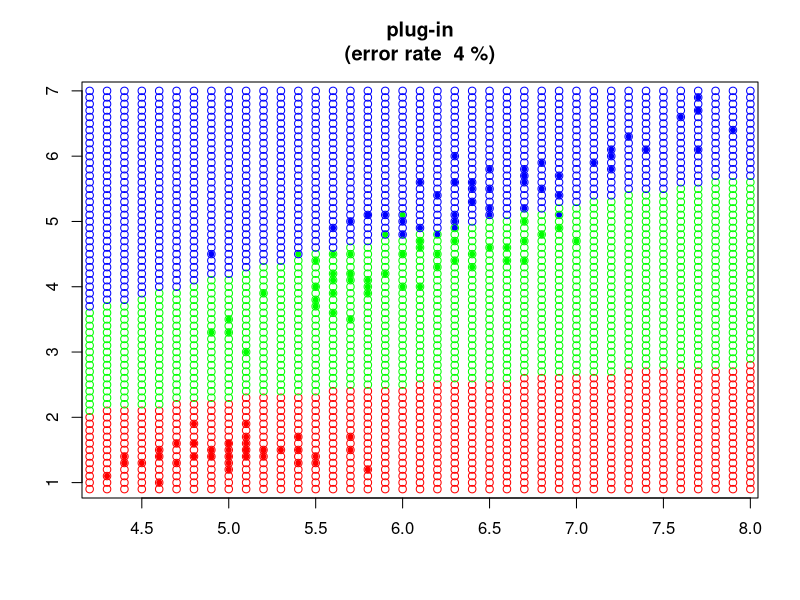

R code for this plot:
#Павлюков В.В. 401и
#source("plug_in.R")
#Для классификации нужны:
#обучающая выборка
D_to_M=function(D){
  n=dim(D)[1]
  m=dim(D)[2]
  M=matrix(0,n,m)
  for(i in 1:n){
    for(j in 1:m){
      M[i,j]=D[i,j]
    }
  }
  M
}
Xl = D_to_M(iris)#ирисы фишера: обучающая выборка
N = c(1,3)#вектор признаков, содержит номера признаков учавствующих в обучении
Xl = Xl[,append(N,5)]#"обрезание" "лишних" столбцов выборки
n<-length(N)#число признаков
nomer_stolbtca_classov <- dim(Xl)[2]#номер столбца с названиями классов(в нашем случае последний 3-й)
classes = levels(iris[,dim(iris)[2]])#вектор названий классов
Ny<-length(classes)#количество классов
#эмпирические оценки априорных вероятностей появления объектов классов(частоты в выборке)
Py<-table(Xl[,nomer_stolbtca_classov])/dim(Xl)[1]

#Ишем эмпирические оценки функций правдоподобия

#матрица матожиданий
myus=matrix(ncol=n,nrow=Ny)
for(i in 1:Ny){
  myus[i,]=apply(Xl[,-nomer_stolbtca_classov][which(Xl[,nomer_stolbtca_classov]==i),],2,"mean")
}

#ковариационные матрицы
E=rep(0,n*n*Ny)
dim(E)<-c(n,n,Ny)

for(i in 1:Ny){
  Lx=Xl[,-nomer_stolbtca_classov][which(Xl[,nomer_stolbtca_classov]==i),]
  Lx=sweep(Lx,2,myus[i,],"-")
  for(j in 1:dim(Lx)[1]){
    E[,,i]=E[,,i]+as.double(Lx[j,])%*%t(as.double(Lx[j,]))
  }
  E[,,i]<-E[,,i]/(dim(Lx)[1]-1)
}
#Функция вычисляющая плотность распределения величины
Ng=function(x,myu,E){
  n=length(x)
  k=as.double(-1*((t(x-myu)%*%solve(E))%*%(x-myu))/2)
  exp(k)/sqrt((2*pi)^n*det(E))
}

#классификатор
a = function(x, classes, Py, myus, E) {
  Y = length(classes)#количество классов
  n = dim(x)[2]#количество признаков
  scores = rep(0, Y)#вектор плотностей
  for (i in 1:Y) {
    scores[i] = Py[i]*Ng(x, myus[i,], E[,,i])#
  }
  which.max(scores)#порядковый номер максимальной вероятности
}

#процент ошибки классификации
l<-dim(Xl)[1]
e<-0.0
for(i in 1:l){
  e<-e+100*(Xl[,nomer_stolbtca_classov][i]!=a(c(Xl[,1][i],Xl[,2][i]), classes, Py, myus, E ))/l
}

tcveta = c("red", "green", "blue")#создает вектор цветов
# график
plot(Xl[,1], Xl[,2], col = tcveta[Xl[,nomer_stolbtca_classov]], xlab = "", ylab = "",
     main = paste("plug-in\n(error rate ",round(e,digits=2),"%)"),pch = 20)
#классифицируем все точки видимой области первого графика с шагом (0.1, 0.1)    
w_min<-min(Xl[,1])-0.1
w_max<-max(Xl[,1])+0.1
h_min<-min(Xl[,2])-0.1
h_max<-max(Xl[,2])+0.1
w<-w_min
while(w<w_max){
  h=h_min
  while(h<h_max){
    points(w, h, col = tcveta[a(c(w,h), classes, Py, myus, E )], pch = 1)
    h=h+0.1
  }
  w=w+0.1
}
